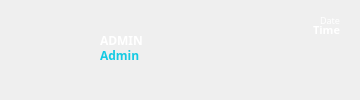
   <widget class="QGroupBox" name="headerGroup">
    <property name="geometry">
     <rect>
      <x>0</x>
      <y>0</y>
      <width>360</width>
      <height>100</height>
     </rect>
    </property>
    <property name="styleSheet">
     <string notr="true">QGroupBox {
	border: 0px;
	border-radius: 0px;
}</string>
    </property>
    <property name="title">
     <string/>
    </property>
    <widget class="QLabel" name="headerHud">
     <property name="geometry">
      <rect>
       <x>0</x>
       <y>0</y>
       <width>360</width>
       <height>100</height>
      </rect>
     </property>
     <property name="styleSheet">
      <string notr="true"/>
     </property>
     <property name="text">
      <string/>
     </property>
     <property name="pixmap">
      <pixmap resource="resources.qrc">:/res/assets/header_short.png</pixmap>
     </property>
    </widget>
    <widget class="QPushButton" name="backButton">
     <property name="geometry">
      <rect>
       <x>15</x>
       <y>15</y>
       <width>30</width>
       <height>30</height>
      </rect>
     </property>
     <property name="styleSheet">
      <string notr="true">QPushButton {
	border: 0px;
	border-radius: 0px;
	background: none;
}</string>
     </property>
     <property name="text">
      <string/>
     </property>
     <property name="icon">
      <iconset resource="resources.qrc">
       <normaloff>:/res/assets/back.png</normaloff>:/res/assets/back.png</iconset>
     </property>
     <property name="iconSize">
      <size>
       <width>30</width>
       <height>30</height>
      </size>
     </property>
     <property name="flat">
      <bool>true</bool>
     </property>
    </widget>
    <widget class="QLabel" name="avatarLabel">
     <property name="geometry">
      <rect>
       <x>50</x>
       <y>30</y>
       <width>40</width>
       <height>40</height>
      </rect>
     </property>
     <property name="text">
      <string/>
     </property>
     <property name="pixmap">
      <pixmap resource="resources.qrc">:/res/assets/cict_avatar.png</pixmap>
     </property>
     <property name="alignment">
      <set>Qt::AlignCenter</set>
     </property>
    </widget>
    <widget class="QLabel" name="adminTitleLabel">
     <property name="geometry">
      <rect>
       <x>100</x>
       <y>30</y>
       <width>180</width>
       <height>20</height>
      </rect>
     </property>
     <property name="styleSheet">
      <string notr="true">QLabel {
	color: #FFFFFF;
	font-family: Poppins;
	font-size: 12px;
	font-style: normal;
	font-weight: 700;
	line-height: normal;
}</string>
     </property>
     <property name="text">
      <string>ADMIN</string>
     </property>
    </widget>
    <widget class="QLabel" name="adminIdLabel">
     <property name="geometry">
      <rect>
       <x>100</x>
       <y>45</y>
       <width>180</width>
       <height>20</height>
      </rect>
     </property>
     <property name="styleSheet">
      <string notr="true">QLabel {
	color: #15CAE3;
	font-family: Poppins;
	font-size: 12px;
	font-style: normal;
	font-weight: 500;
	line-height: normal;
}</string>
     </property>
     <property name="text">
      <string>Admin</string>
     </property>
    </widget>
    <widget class="QLabel" name="dateLabel">
     <property name="geometry">
      <rect>
       <x>250</x>
       <y>10</y>
       <width>90</width>
       <height>20</height>
      </rect>
     </property>
     <property name="font">
      <font>
       <family>Poppins</family>
       <pointsize>-1</pointsize>
       <italic>false</italic>
       <fontweight>Light</fontweight>
      </font>
     </property>
     <property name="styleSheet">
      <string notr="true">QLabel {
	background: none;
	color: #FFFFFF;
	text-align: right;
	font-family: Poppins;
	font-size: 9px;
	font-style: normal;
	font-weight: 300;
	line-height: normal;
}</string>
     </property>
     <property name="text">
      <string>Date&lt;?&gt;</string>
     </property>
     <property name="alignment">
      <set>Qt::AlignRight|Qt::AlignTrailing|Qt::AlignVCenter</set>
     </property>
    </widget>
    <widget class="QLabel" name="timeLabel">
     <property name="geometry">
      <rect>
       <x>250</x>
       <y>20</y>
       <width>90</width>
       <height>20</height>
      </rect>
     </property>
     <property name="styleSheet">
      <string notr="true">QLabel {
	background: none;
	color: #FFFFFF;
	text-align: right;
	font-family: Poppins;
	font-size: 11px;
	font-style: normal;
	font-weight: 500;
	line-height: normal;
}</string>
     </property>
     <property name="text">
      <string>Time&lt;?&gt;</string>
     </property>
     <property name="alignment">
      <set>Qt::AlignRight|Qt::AlignTrailing|Qt::AlignVCenter</set>
     </property>
    </widget>
   </widget>
